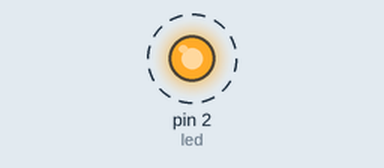
A program run on a simulated MicroPython board. Shown: output pins drawn as LEDs (lit = HIGH). Dashed ring = blinking.

Above: at 0.5 s.
Timing chart, 0 to 4.6 s (numbered marks = the images above):
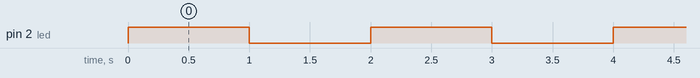

The program:

Digital_Output_LED.py
```python
# This code was created by Alexandros Panagiotakopoulos

from machine import Pin
import time

led = Pin(2, Pin.OUT) #declare the digital output (OUT) in GPIO2

while True:
        led.toggle() #toggle the led on and off
        time.sleep(1) #sleep for 1 second
```

Measured:
- by itself, pin 2 (led): alternates HIGH for 1.0 s and LOW for 1.0 s
